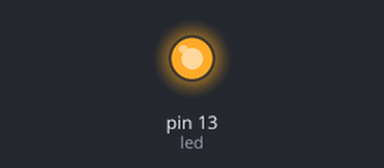
Bench run of a sketch on a simulated Arduino Uno, built with avr-gcc and run on an emulated ATmega328P. Parts: output pins drawn as LEDs (lit = HIGH).

Above: at 2.5 s.
At 10.0 s:
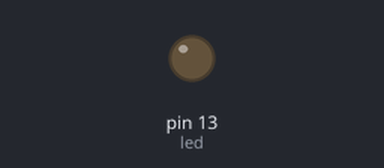
Timing chart, 0 to 19.5 s (numbered marks = the images above):
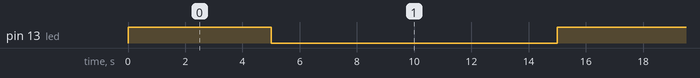

Measured:
- by itself, pin 13 (led): alternates HIGH for 5.0 s and LOW for 10.0 s

The sketch:

tarefa01.ino
```cpp
int led = 13;

void setup() {
  // configuração
  pinMode(led, OUTPUT);

}

void loop() {
  // inicio
  digitalWrite(led, HIGH);
  delay(5000);
  digitalWrite(led, LOW);
  delay(10000);
}
```
